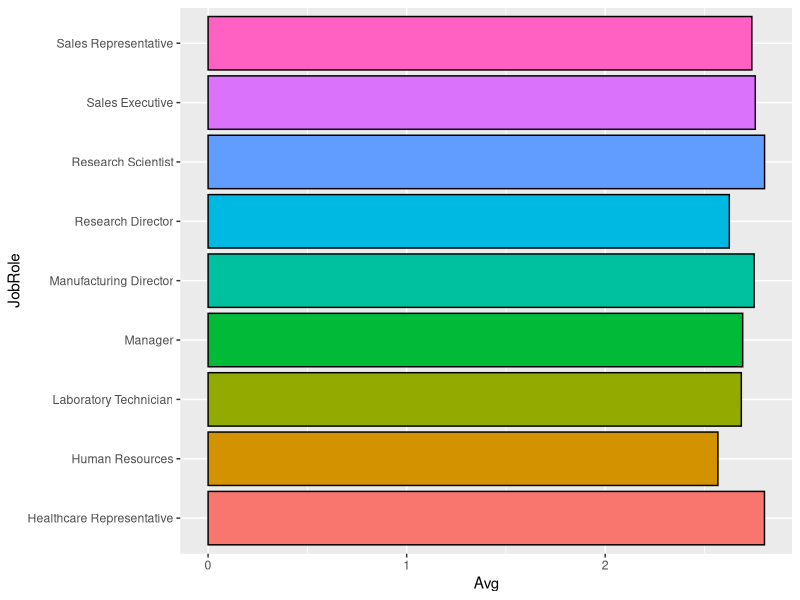
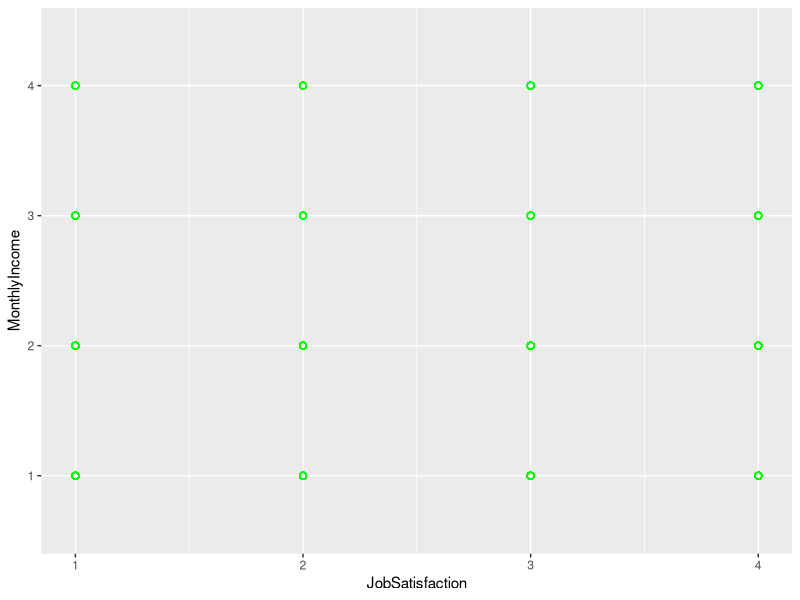

Source code (R) for these figures, in order: (Note: this script raises an error after producing the figures.)
## ---- chunk 1
knitr::opts_chunk$set(echo = TRUE)
library(ggplot2)
library(dplyr)
library(knitr)
library(dplyr)
library(caret)
library(kableExtra)
## ---- chunk 2
# Read in training data
dfTrain <- read.csv("CaseStudy2-data.csv")

# Break numeric vars in categories

## ---- chunk 3
# Percentage of retained/lost employees
kable(table(dfTrain$Attrition) / nrow(dfTrain), 
      col.names=c("Attrition", "Percent")) %>% 
      kable_styling(full_width=F)

# Define variables for analysis
variables <- c("BusinessTravel", "Department", "Education", 
              "EducationField", "EnvironmentSatisfaction",
              "Gender", "JobInvolvement", "JobLevel",
              "JobRole", "JobSatisfaction", "MaritalStatus",
              "OverTime", "PerformanceRating", 
              "RelationshipSatisfaction", "StockOptionLevel", 
              "WorkLifeBalance", "Age", "DailyRate", "DistanceFromHome", 
              "HourlyRate", "MonthlyIncome", "MonthlyRate", 
              "NumCompaniesWorked", "PercentSalaryHike",
              "TotalWorkingYears", "TrainingTimesLastYear", 
              "YearsAtCompany", "YearsInCurrentRole", 
              "YearsSinceLastPromotion", "YearsWithCurrManager")

# Turn numerical values into categorical
dfTrain$Age <- cut(dfTrain$Age, breaks=c(-Inf,30,40,50,Inf),labels=c(1,2,3,4))
dfTrain$DailyRate <- cut(dfTrain$DailyRate, breaks=c(-Inf,500,1000,Inf),labels=c(1,2,3))
dfTrain$DistanceFromHome <- cut(dfTrain$DistanceFromHome, breaks=c(-Inf,10,Inf),labels=c(1,2))
dfTrain$HourlyRate <- cut(dfTrain$HourlyRate, breaks=c(-Inf,65,Inf),labels=c(1,2))
dfTrain$MonthlyIncome <- cut(dfTrain$MonthlyIncome, breaks=c(-Inf,5000,10000,15000,Inf),labels=c(1,2,3,4))
dfTrain$MonthlyRate <- cut(dfTrain$MonthlyRate, breaks=c(-Inf,5000,10000,15000,20000,Inf),labels=c(1,2,3,4,5))
dfTrain$NumCompaniesWorked <- cut(dfTrain$NumCompaniesWorked, breaks=c(-Inf,4,Inf),labels=c(1,2))
dfTrain$PercentSalaryHike <- cut(dfTrain$PercentSalaryHike, breaks=c(-Inf, 13, 17, Inf), labels=c(1, 2, 3))
dfTrain$TotalWorkingYears <- cut(dfTrain$TotalWorkingYears, breaks=c(-Inf, 10, 20, Inf), labels=c(1, 2, 3))
dfTrain$TrainingTimesLastYear <- cut(dfTrain$TrainingTimesLastYear, breaks=c(-Inf, 1, 4, Inf), labels=c(1, 2, 3))
dfTrain$YearsAtCompany <- cut(dfTrain$YearsAtCompany, breaks=c(-Inf, 5, 15, 25, Inf), labels=c(1, 2, 3, 4))
dfTrain$YearsInCurrentRole <- cut(dfTrain$YearsInCurrentRole, breaks=c(-Inf, 5, 10, Inf), labels=c(1, 2, 3))
dfTrain$YearsSinceLastPromotion <- cut(dfTrain$YearsSinceLastPromotion, breaks=c(-Inf, 2, 7, Inf), labels=c(1, 2, 3))
dfTrain$YearsWithCurrManager <- cut(dfTrain$YearsWithCurrManager, breaks=c(-Inf, 5, 10, Inf), labels=c(1, 2, 3))

# TODO make tables look nicer 

# Make relative frequency tables for categorical variables
for (var in variables) {
  print(var)
  freqtable <- table(dfTrain[[var]], dfTrain$Attrition)
  count <- plyr::count(dfTrain[[var]])
  reltable <- freqtable / count$freq
  print(reltable)
}
## ---- chunk 4
# Job satisfaction by group
Jobs <- group_by(dfTrain, JobRole) %>% summarise(Avg=mean(JobSatisfaction, na.rm=TRUE))
print(Jobs)
ggplot(data=Jobs, aes(x=JobRole, y=Avg, fill=JobRole)) + geom_bar(stat='identity', colour = 'black') + coord_flip() + theme(legend.position="none") + theme(plot.title = element_text(hjust = 0.5))
## ---- chunk 5
ggplot(dfTrain, aes(x=JobSatisfaction, y=MonthlyIncome)) + 
  geom_point(pch = 21, size = 2, color="green") +
  theme(plot.title = element_text(hjust = 0.5))
## ---- chunk 6
# Read in validation data
dfVal <- read.csv("CaseStudy2Validation.csv")

# I selected Business Travel, JobInvolvement, JobLevel, JobRole, and MAritalStatus because they looked the most different from the attrition percentages of the group as a whole. We can come up with a better justification later?

# Convert wanted factors into integers.
dfTrain$BusinessTravel <- as.integer(dfTrain$BusinessTravel)
dfTrain$JobRole <- as.integer(dfTrain$JobRole)
dfTrain$MaritalStatus <- as.integer(dfTrain$MaritalStatus)
dfVal$MaritalStatus <- as.integer(dfVal$MaritalStatus)
dfVal$JobRole <- as.integer(dfVal$JobRole)
dfVal$BusinessTravel <- as.integer(dfVal$BusinessTravel)

# Generate attrition predictions based on training data
dfPreds <- class::knn(dfTrain[,c(4,15,16,17,21)], dfVal[,c(4,15,16,17,21)], dfTrain$Attrition, k=5)

# Get accuracy of predictions
confusionMatrix(table(dfVal$Attrition, dfPreds))

# Write predictions to csv file
#write.csv(dfPreds, "CaseStudy2Predictions_Ludlow_Rollins.csv")
